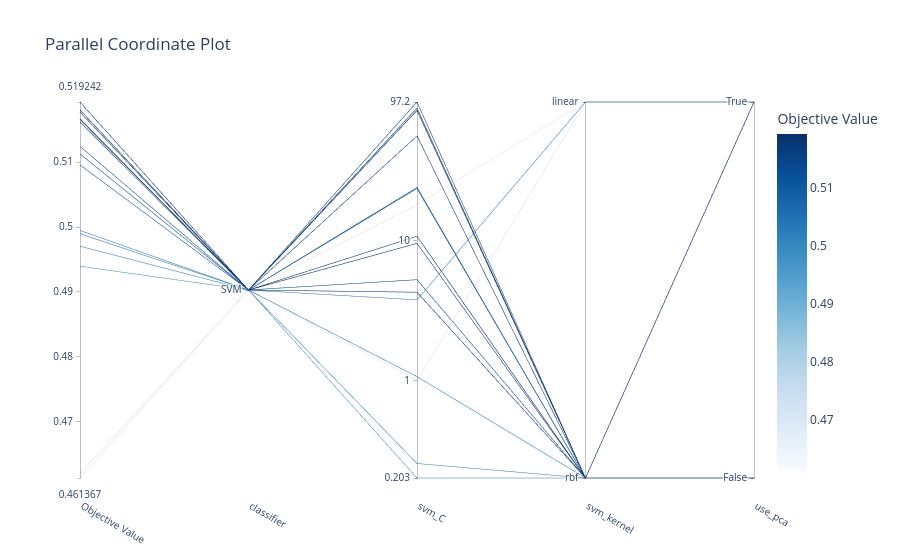

Notebook code cell kept with this figure:
### Markdown cell above
### 3. Coordenadas Paralelas (Relación entre variables)

Este gráfico es muy útil para ver visualmente las combinaciones que llevaron a los peores (colores oscuros) y a los mejores (colores amarillos/claros) resultados. 

*Tip: Puedes hacer clic y arrastrar en los ejes verticales para filtrar intentos.*

### Code cell
# Como probamos distintos algoritmos (SVM, Random Forest, etc.), no todos los intentos 
# tienen las mismas "perillas". Optuna deja el gráfico vacío porque no puede dibujar una 
# línea continua para un parámetro que no existe en todos los intentos.

# Para arreglarlo, le diremos que grafique específicamente la relación del clasificador ganador:
ganador = study.best_params['classifier']

parametros_a_graficar = ['classifier', 'use_pca']

if ganador == 'LogisticRegression':
    parametros_a_graficar.append('lr_C')
elif ganador == 'RandomForest':
    parametros_a_graficar.extend(['rf_n_estimators', 'rf_max_depth'])
elif ganador == 'SVM':
    parametros_a_graficar.extend(['svm_C', 'svm_kernel'])
elif ganador == 'XGBoost':
    parametros_a_graficar.extend(['xgb_n_estimators', 'xgb_learning_rate'])
elif ganador == 'LightGBM':
    parametros_a_graficar.extend(['lgb_n_estimators', 'lgb_learning_rate'])

# Generamos el gráfico de coordenadas paralelas solo con las variables que coinciden
plot_parallel_coordinate(study, params=parametros_a_graficar)

### Figure 1 — Plotly figure (JSON) as saved in the notebook; plotly's stock layout.template omitted (floating-point values rounded to 4 significant figures)
{"data": [{"dimensions": [{"label": "Objective Value", "range": [0.4614, 0.5192], "values": [0.497, 0.5177, 0.5166, 0.5166, 0.5166, 0.499, 0.5124, 0.494, 0.4614, 0.4995, 0.5166, 0.5096, 0.5112, 0.5162, 0.462, 0.5192, 0.518]}, {"label": "classifier", "range": [0, 0], "ticktext": ["SVM"], "tickvals": [0], "values": [0, 0, 0, 0, 0, 0, 0, 0, 0, 0, 0, 0, 0, 0, 0, 0, 0]}, {"label": "svm_C", "range": [-0.6929, 1.988], "ticktext": ["0.203", "1", "10", "97.2"], "tickvals": [-0.6929, 0, 1, 1.988], "values": [-0.5896, 0.6317, 1.746, 1.945, 1.928, 0.5771, 0.721, -0.6929, 1.255, 0.02983, 1.928, 1.371, 1.378, 1.988, 0.002428, 1.031, 0.9801]}, {"label": "svm_kernel", "range": [0, 1], "ticktext": ["rbf", "linear"], "tickvals": [0, 1], "values": [0, 0, 0, 0, 0, 1, 0, 0, 1, 0, 0, 0, 0, 0, 1, 0, 0]}, {"label": "use_pca", "range": [0, 1], "ticktext": ["False", "True"], "tickvals": [0, 1], "values": [0, 0, 1, 1, 1, 1, 0, 0, 1, 0, 1, 1, 1, 1, 1, 0, 0]}], "labelangle": 30, "labelside": "bottom", "line": {"color": [0.497, 0.5177, 0.5166, 0.5166, 0.5166, 0.499, 0.5124, 0.494, 0.4614, 0.4995, 0.5166, 0.5096, 0.5112, 0.5162, 0.462, 0.5192, 0.518], "colorbar": {"title": {"text": "Objective Value"}}, "colorscale": [[0, "rgb(247,251,255)"], [0.125, "rgb(222,235,247)"], [0.25, "rgb(198,219,239)"], [0.375, "rgb(158,202,225)"], [0.5, "rgb(107,174,214)"], [0.625, "rgb(66,146,198)"], [0.75, "rgb(33,113,181)"], [0.875, "rgb(8,81,156)"], [1, "rgb(8,48,107)"]], "reversescale": false, "showscale": true}, "type": "parcoords"}], "layout": {"title": {"text": "Parallel Coordinate Plot"}}}
